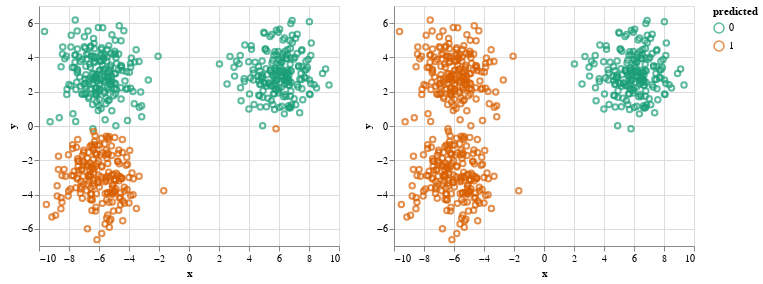

Notebook cell for this chart:
### Markdown cell above
### Picking good cuts
We will now go a step further and try to see if we can make Tangles competitive with SOE-kMeans again when we pick smart cuts. In a perfect world, we would only need 2 cuts (that cleanly separate the clusters), which would amount to $2 \times 600 = 1200$ Triplets.

### Code cell
def get_pivot(xs, point):
    """Returns closest point in dataset to the given point."""
    return data.xs[np.argmin(np.linalg.norm(xs - point, axis=1))]
def cut_between_pivots(xs, a, b):
    dists_to_a = np.linalg.norm(xs - get_pivot(xs, a), axis=1)
    dists_to_b = np.linalg.norm(xs - get_pivot(xs, b), axis=1)
    return dists_to_a < dists_to_b
def plot_cut(xs, c):
    p = AltairPlotter()
    return p.assignments(xs, c.astype(int)).properties(width=300, height=240)
# first cut between orange and green
orange_green_cut = cut_between_pivots(data.xs, np.array([-6, -6]), np.array([-6, 6]))

# second cut between green and violet
green_violet_cut = cut_between_pivots(data.xs, np.array([-6, 3]), np.array([6, 3]))
plot_cut(data.xs, orange_green_cut) | plot_cut(data.xs, green_violet_cut)

### Figure 1 — Vega-Lite specification as saved in the notebook (floating-point values rounded to 4 significant figures; data arrays with more than 128 entries replaced by an {"elided": "..."} marker saying what was removed)
{"config": {"view": {"continuousWidth": 400, "continuousHeight": 300}}, "hconcat": [{"data": {"name": "data-d4c532783abc094f6dcc6b8b8d7b753a"}, "mark": "point", "encoding": {"color": {"type": "nominal", "field": "predicted", "scale": {"scheme": "dark2"}}, "x": {"type": "quantitative", "field": "x"}, "y": {"type": "quantitative", "field": "y"}}, "height": 240, "width": 300}, {"data": {"name": "data-e3e7cc8d577ae216b49e243032cab250"}, "mark": "point", "encoding": {"color": {"type": "nominal", "field": "predicted", "scale": {"scheme": "dark2"}}, "x": {"type": "quantitative", "field": "x"}, "y": {"type": "quantitative", "field": "y"}}, "height": 240, "width": 300}], "$schema": "https://vega.github.io/schema/vega-lite/v4.8.1.json", "datasets": {"data-d4c532783abc094f6dcc6b8b8d7b753a": {"elided": "600 records"}, "data-e3e7cc8d577ae216b49e243032cab250": {"elided": "600 records"}}}
